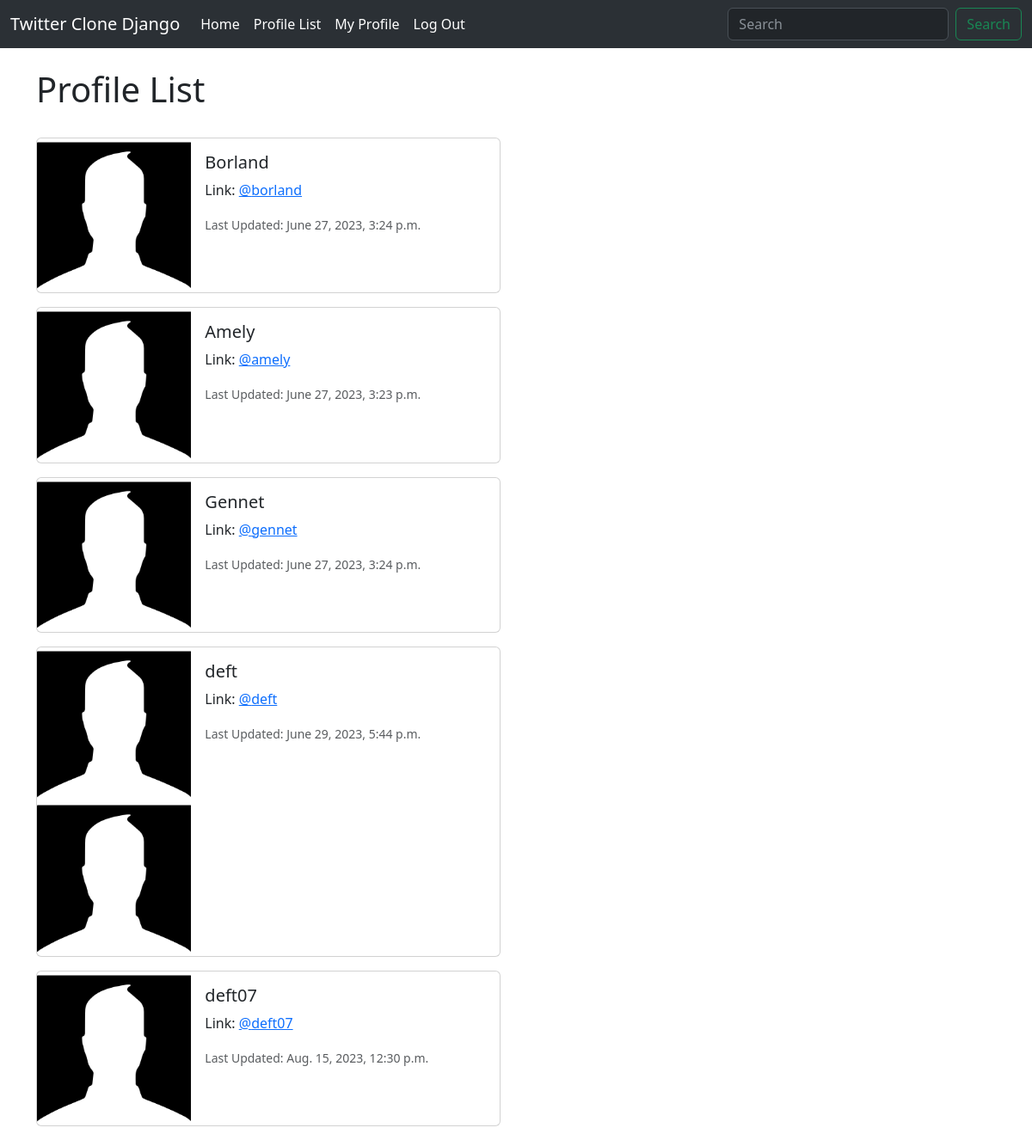
Page /profile_list/ (signed in) on the committed database.
### twitter/models.py (models this page shows, shortened)
class Profile(models.Model):
    user = models.OneToOneField(User, on_delete=models.CASCADE)
    follows = models.ManyToManyField("self", related_name="followed_by", symmetrical=False, blank=True)
    date_modified = models.DateTimeField(User, auto_now=True)
    profile_image = models.ImageField(null=True, blank=True, upload_to="images/")

### twitter/views.py (the view)
# urls.py: path('profile_list/', views.profile_list, name='profile_list'),
def profile_list(request):
    if request.user.is_authenticated:
        profiles = Profile.objects.exclude(user=request.user)
        return render(request, 'profile_list.html', {'profiles': profiles})
    else:
        messages.success(request, ("You must be Logged In to view this page"))
        return redirect('home')

### templates/profile_list.html (shortened to what this page needs)
{% extends 'base.html' %}
{% load static %}
{% block content %}
    <h1>Profile List</h1>
<br/>
{% if profiles %}
    {% for profile in profiles %}
        <div class="card mb-3" style="max-width: 540px;">
  <div class="row g-0">
    <div class="col-md-4">
      {% if profile.profile_image %}
      <img src="{{ profile.profile_image.url }}" width=200 height=200 class="img-fluid rounded-start" alt="{{ profile.user.username }}">
      {% endif %}
      <img src="{% static 'images/default_picture_image.png' %}" class="img-fluid rounded-start" alt="Profile Image">
    </div>
    <div class="col-md-8">
      <div class="card-body">
        <h5 class="card-title">{{profile.user.username}}<br/></h5>
          <p class="card-text">Link: <a href="{% url 'profile' profile.user.id %}"> @{{ profile.user.username|lower }}</a><br/></p>
        <p class="card-text"><small class="text-body-secondary">Last Updated: {{ profile.date_modified }}</small></p>
      </div>
    </div>
  </div>
</div>
    {% endfor %}
{% endif %}
{% endblock %}

### rows in the picture
Profile: user.username "Borland", user.username "borland", date_modified "June 27, 2023, 3:24 p.m."
Profile: user.username "Amely", user.username "amely", date_modified "June 27, 2023, 3:23 p.m."
Profile: user.username "Gennet", user.username "gennet", date_modified "June 27, 2023, 3:24 p.m."
Profile: profile_image (placeholder picture), user.username "deft", date_modified "June 29, 2023, 5:44 p.m."
Profile: user.username "deft07", date_modified "Aug. 15, 2023, 12:30 p.m."
